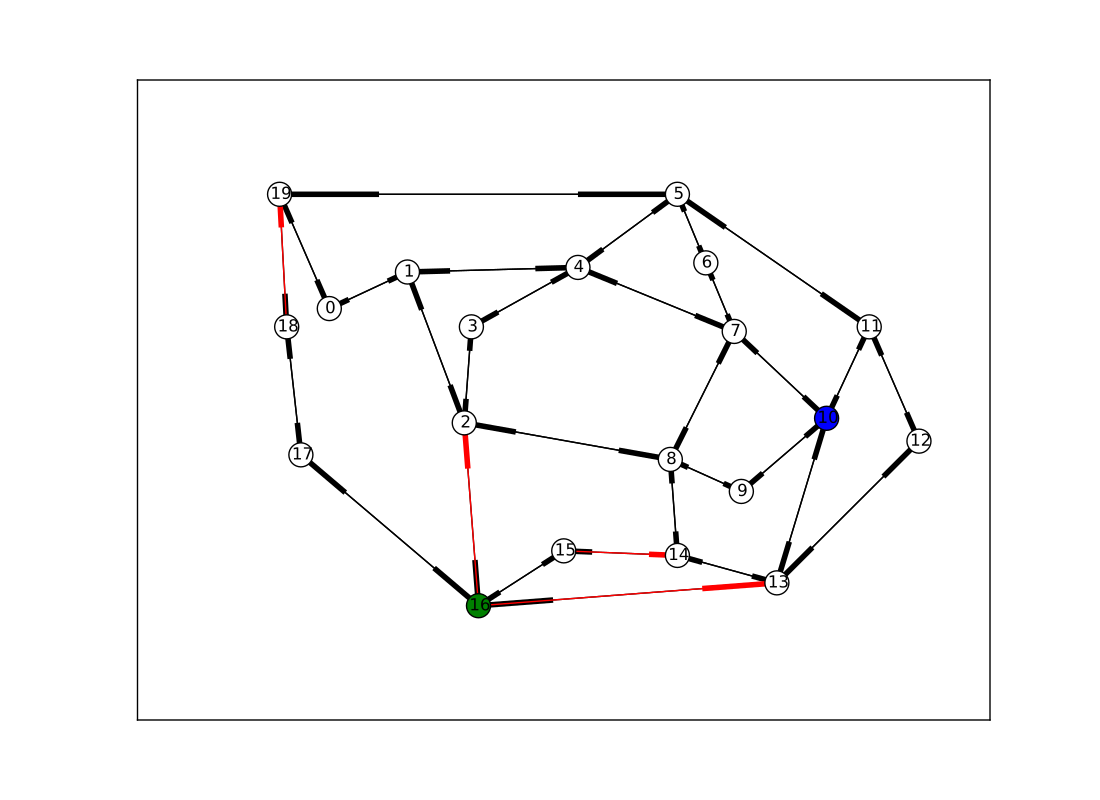

This figure's Python source:
import picos as pic
import networkx as nx

#number of nodes
N=20

#Generate a graph with LCF notation (you can change the values below to obtain another graph!)
#We use this deterministic generator in order to have a constant inuput for doctest.
G=nx.LCF_graph(N,[1,3,14],5)
G=nx.DiGraph(G) #edges are bidirected

#generate edge capacities
c={}
for i,e in enumerate(G.edges()):
        c[e]=((-2)**i)%17 #an arbitrary sequence of numbers


#-------------#
#   min cut   #
#-------------#

mincut=pic.Problem()

#source and sink nodes
s=16
t=10

#convert the capacities as a picos expression
cc=pic.new_param('c',c)

#cut variable
d={}
for e in G.edges():
        d[e]=mincut.add_variable('d[{0}]'.format(e),1)
        
#potentials
p=mincut.add_variable('p',N)

#potential inequality
mincut.add_list_of_constraints(
        [d[i,j] > p[i]-p[j]
        for (i,j) in G.edges()],        #list of constraints
        ['i','j'],'edges')              #indices and set they belong to

#one-potential at source
mincut.add_constraint(p[s]==1)
#zero-potential at sink
mincut.add_constraint(p[t]==0)
#nonnegativity
mincut.add_constraint(p>0)
mincut.add_list_of_constraints(
        [d[e]>0 for e in G.edges()],    #list of constraints
        [('e',2)],                      #e is a double index (origin and desitnation of the edges)
        'edges'                         #set the index belongs to
        )

#objective
mincut.set_objective('min',
                     pic.sum([c[e]*d[e] for e in G.edges()],
                             [('e',2)],'edges')
                     )
        
#print mincut
mincut.solve(verbose=0)

cut=[e for e in G.edges() if d[e].value[0]==1]

#display the graph
import pylab
fig=pylab.figure(figsize=(11,8))


node_colors=['w']*N
node_colors[s]='g' #source is green
node_colors[t]='b' #sink is blue


#a Layout for which the graph is planar (or use pos=nx.spring_layout(G) with another graph)
pos={
 0: (0.07, 0.7),
 1: (0.18, 0.78),
 2: (0.26, 0.45),
 3: (0.27, 0.66),
 4: (0.42, 0.79),
 5: (0.56, 0.95),
 6: (0.6,  0.8),
 7: (0.64, 0.65),
 8: (0.55, 0.37),
 9: (0.65, 0.3),
 10:(0.77, 0.46),
 11:(0.83, 0.66),
 12:(0.90, 0.41),
 13:(0.70, 0.1),
 14:(0.56, 0.16),
 15:(0.40, 0.17),
 16:(0.28, 0.05),
 17:(0.03, 0.38),
 18:(0.01, 0.66),
 19: (0, 0.95)}
 
 
#edges (not in the cut)
nx.draw_networkx(G,pos,
                edgelist=[e for e in G.edges() if e not in cut],
                node_color=node_colors)

#edges of the cut
nx.draw_networkx_edges(G,pos,
                edgelist=cut,
                edge_color='r')
                
#hide axis
fig.gca().axes.get_xaxis().set_ticks([])
fig.gca().axes.get_yaxis().set_ticks([])
                
pylab.show()
